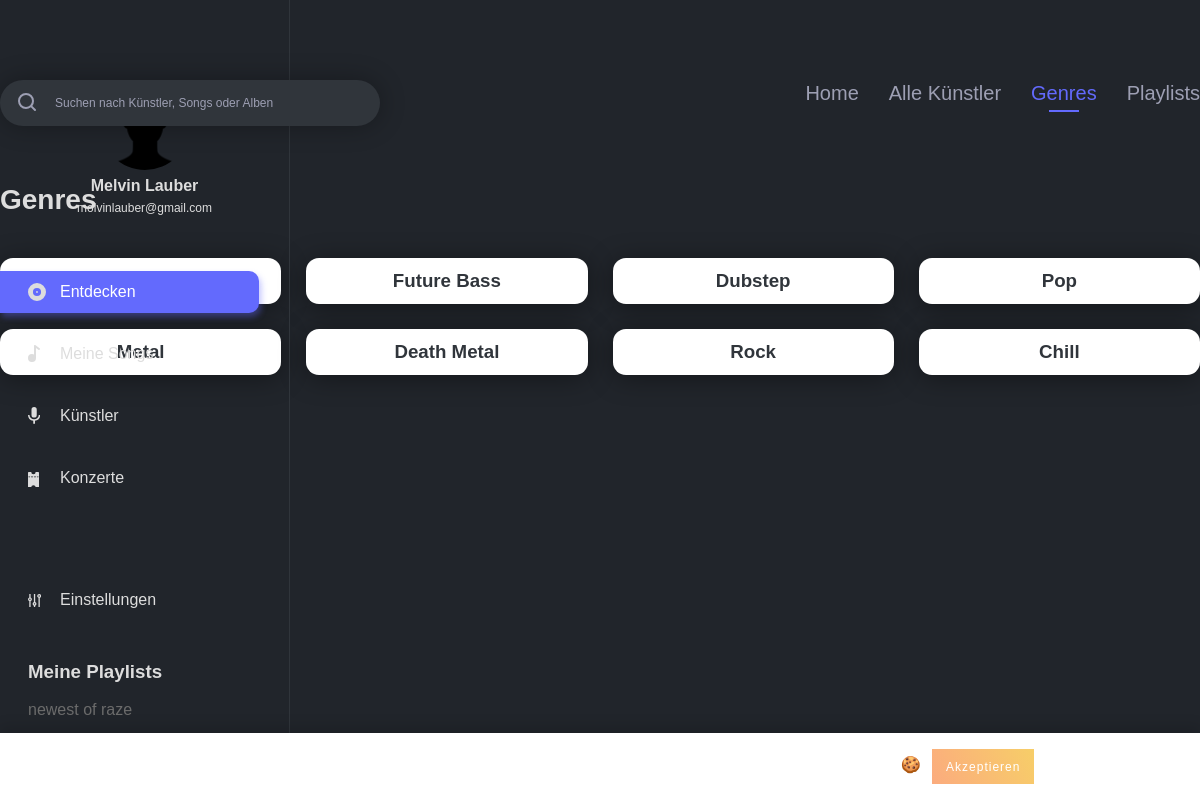
/genres.php (signed in), run on the app's committed database.
### tables this page shows
CREATE TABLE IF NOT EXISTS `users` (
  `id` int(11) NOT NULL AUTO_INCREMENT,
  `username` varchar(255) NOT NULL,
  `email` varchar(255) NOT NULL,
  `firstname` varchar(255) NOT NULL,
  `lastname` varchar(255) NOT NULL,
  `password_hash` varchar(255) NOT NULL,
  `password_token` varchar(255) NOT NULL,
  `is_artist` int(1) NOT NULL,
  `has_darkmode` tinyint(1) NOT NULL,
  PRIMARY KEY (`id`),
  UNIQUE KEY `username` (`username`),
  UNIQUE KEY `email` (`email`)
);

CREATE TABLE IF NOT EXISTS `playlist` (
  `playlist_id` int(11) NOT NULL AUTO_INCREMENT,
  `playlist_name` varchar(255) NOT NULL,
  `user_id` int(11) NOT NULL,
  `playlist_description` text NOT NULL,
  PRIMARY KEY (`playlist_id`),
  KEY `playlist_fk0` (`user_id`)
);

### includes/start.php (called while the page is built, shortened)
<?php
include 'db.php';
if (isset($_SESSION['user']['id']) && !empty($_SESSION['user']['id'])) {
	$statement = $pdo->prepare("SELECT * FROM `users` WHERE `id` = :id");
	$result = $statement->execute(array('id' => $_SESSION['user']['id']));
}
?>

### includes/navigation_left.php (the view, shortened to what this page needs)
<?php
if(isset($_SESSION['active'])) {
	$active_class = $_SESSION['active'];
}
$query = "SELECT * FROM `users` WHERE `id` = ".$_SESSION['user']['id'];
$playlist_query = "SELECT * FROM `playlist` WHERE `user_id` = ".$_SESSION['user']['id'];
?>
<div class="navigation_left">
	<div class="navigation_wrapper">
		<div class="profile">
			<h3 class="profile_name">
				<?php foreach ($pdo->query($query) as $user_data) {
					echo $user_data['firstname'].' '.$user_data['lastname'];
				} ?>
			</h3>
			<p class="profile_mail">
				<?php foreach ($pdo->query($query) as $user_data) {
					echo $user_data['email'];
				} ?>
			</p>
		</div>
		<div class="main_navigation">
			<ul>
				<li class="navigation_element <?php if($active_class === 'discover') { echo 'active'; } ?>"><a href="index.php"><img class="svg" src="img/assets/discover.svg" alt="<?php echo DISCOVER; ?>"><?php echo DISCOVER; ?></a></li>
				<li class="navigation_element <?php if($active_class === 'my_songs') { echo 'active'; } ?>"><a href="my_songs.php"><img class="svg" src="img/assets/my_songs.svg" alt="<?php echo MY_SONGS; ?>"><?php echo MY_SONGS; ?></a></li>
				<li class="navigation_element <?php if($active_class === 'artists') { echo 'active'; } ?>"><a href="artists.php"><img class="svg" src="img/assets/artists.svg" alt="<?php echo ARTISTS; ?>"><?php echo ARTISTS; ?></a></li>
				<li class="navigation_element <?php if($active_class === 'events') { echo 'active'; } ?>"><a href="events.php"><img class="svg" src="img/assets/events.svg" alt="<?php echo EVENTS; ?>"><?php echo EVENTS; ?></a></li>
				<li class="navigation_element <?php if($active_class === 'settings') { echo 'active'; } ?>"><a href="settings.php"><img class="svg" src="img/assets/settings_nav.svg" alt="<?php echo SETTINGS; ?>"><?php echo SETTINGS; ?></a></li>
			</ul>
		</div>
		<div class="playlist_wrapper">
			<h3 class="playlist_title"><?php echo MY_PLAYLISTS; ?></h3>
			<ul>
				<?php foreach ($pdo->query($playlist_query) as $playlist_data) { ?>
					<li class="playlist_element"><a href="playlist_detail.php?playlist_id=<?php echo $playlist_data['playlist_id']; ?>"><?php echo $playlist_data['playlist_name']; ?></a></li>
				<?php } ?>
			</ul>
		</div>
	</div>
</div>

### css/_config.css (style rules this page uses)
:root { --primary-color: #636AFD; --primary-color_light: #e0e1ff; --text: #222; --navigation_left: #6B6B6B; --border: #C7C7C7; --light_text: #9D9FB3; --button: #ededed; --border-bottom: #707070; --background_dark_mode: #21252B; --dark_mode_border: #30353B; --dark_mode_input: #30353B; --dark_mode_light: #DDDDDD; --standard_shadow: 0 3px 27px rgba(0,0,0,0.39); --standard_radius: 13px; --standard_transition: all 0.3s ease; --error_color: #b20000; }

### css/_basic.css (style rules this page uses)
body { font-family: 'DM Sans', sans-serif; margin: 0; padding: 0; color: var(--text); -webkit-font-smoothing: antialiased; -moz-osx-font-smoothing: grayscale; }
h3 { margin: 0; padding: 0; }
ul { padding: 0; margin: 0; }
.profile { text-align: center; }

### css/_navigation.css (style rules this page uses)
.navigation_left { position: fixed; width: 290px; height: 100%; border-right: 1px solid var(--border); padding: 80px 0; box-sizing: border-box; }
.navigation_left .profile { width: 195px; margin: 0 auto; margin-bottom: 50px; }
h3.profile_name { margin-top: 5px; font-size: 16px; line-height: 21px; color: #000; font-weight: 700; }
.profile_mail { font-size: 12px; line-height: 25px; margin: 0; margin-bottom: 5px; }
.navigation_left .main_navigation ul { padding-right: 30px; box-sizing: border-box; width: 100%; }
.navigation_left .main_navigation ul li.navigation_element { position: relative; list-style-type: none; color: var(--navigation_left); margin-top: 20px; }
.navigation_left .main_navigation ul li.navigation_element:first-child { margin-top: 0; }
.navigation_left .main_navigation ul li.navigation_element:last-child { margin-top: 80px; }
.navigation_left .main_navigation ul li.navigation_element.active a, .navigation_left .main_navigation ul li.navigation_element a:hover { background: var(--primary-color); color: #fff; box-shadow: 2px 4px 6px rgba(99, 106, 253, 0.4); transition: background 0.2s ease, color 0.2s ease; }
.navigation_left .main_navigation ul li a { color: inherit; text-decoration: none; padding: 12px 20px; padding-left: 60px; border-top-right-radius: 10px; border-bottom-right-radius: 10px; box-sizing: border-box; display: inline-block; width: 100%; transition: background 0.2s ease, color 0.2s ease; }
.playlist_wrapper { margin-top: 40px; padding-right: 30px; box-sizing: border-box; width: 100%; }
.playlist_wrapper .playlist_title { padding-left: 28px; box-sizing: border-box; }
.playlist_wrapper ul li.playlist_element { list-style-type: none; color: var(--navigation_left); margin-top: 10px; }
.playlist_wrapper ul li.playlist_element a { color: inherit; text-decoration: none; padding: 8px 20px; padding-left: 28px; border-top-right-radius: 10px; border-bottom-right-radius: 10px; box-sizing: border-box; display: inline-block; width: 100%; transition: background 0.2s ease, color 0.2s ease; }

### css/_dark.css (style rules this page uses)
body.dark { color: #fff; }
body.dark { background: var(--background_dark_mode); }
body.dark .navigation_left { border-right: 1px solid var(--dark_mode_border); }
body.dark .navigation_left .main_navigation ul li a { color: var(--dark_mode_light); }
body.dark p { color: var(--dark_mode_light); }
body.dark h3 { color: var(--dark_mode_light); }

### data on the page
users: firstname "Melvin", lastname "Lauber", email "molvinlauber@gmail.com"
playlist: playlist_name "newest of raze"

### other printed values
DISCOVER "Entdecken"
MY_SONGS "Meine Songs"
ARTISTS "Künstler"
EVENTS "Konzerte"
SETTINGS "Einstellungen"
MY_PLAYLISTS "Meine Playlists"
HOME "Home"
ALL_ARTISTS "Alle Künstler"
GENRES "Genres"
PLAYLISTS "Playlists"
$genre "Future Bass"
$genre "Dubstep"
$genre "Pop"
$genre "Metal"
$genre "Death Metal"
